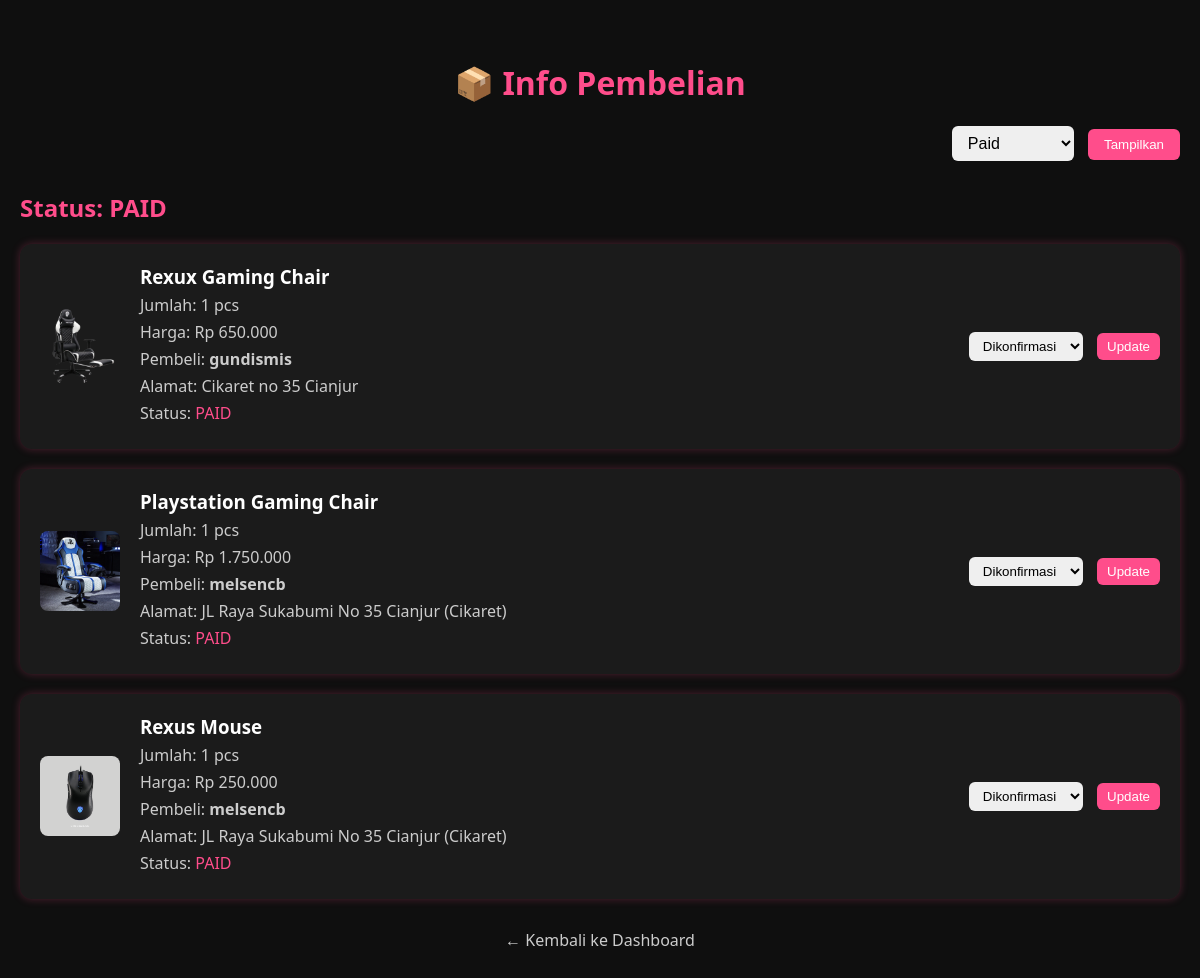
The page /info_pembelian.php (signed in) on the database its author committed.
### tables this page shows
CREATE TABLE `orders` (
  `id_order` int(11) NOT NULL,
  `id_user` int(11) NOT NULL,
  `total_price` decimal(12,2) NOT NULL,
  `status` enum('pending','paid','confirmed','shipped','accepted','completed','cancelled') DEFAULT 'pending',
  `created_at` timestamp NOT NULL DEFAULT current_timestamp()
);

CREATE TABLE `products` (
  `id_product` int(11) NOT NULL,
  `name` varchar(100) NOT NULL,
  `description` text DEFAULT NULL,
  `price` decimal(10,2) NOT NULL,
  `stock` int(11) DEFAULT 0,
  `image` varchar(255) DEFAULT NULL,
  `created_at` timestamp NOT NULL DEFAULT current_timestamp()
);

CREATE TABLE `order_details` (
  `id_order_detail` int(11) NOT NULL,
  `id_order` int(11) NOT NULL,
  `id_product` int(11) NOT NULL,
  `quantity` int(11) NOT NULL,
  `price` decimal(10,2) NOT NULL
);

CREATE TABLE `users` (
  `id_user` int(11) NOT NULL,
  `username` varchar(50) NOT NULL,
  `email` varchar(100) NOT NULL,
  `password` varchar(255) NOT NULL,
  `full_name` varchar(100) DEFAULT NULL,
  `phone` varchar(20) DEFAULT NULL,
  `address` text DEFAULT NULL,
  `role` enum('admin','customer') DEFAULT 'customer',
  `created_at` timestamp NOT NULL DEFAULT current_timestamp()
);

### info_pembelian.php (the view, shortened to what this page needs)
<?php
include 'koneksiDB.php';
$valid_statuses = ['pending', 'paid', 'confirmed', 'shipped', 'accepted', 'completed', 'cancelled'];
$filter_status = isset($_GET['status']) && in_array($_GET['status'], $valid_statuses)
    ? $_GET['status']
    : 'paid';
$stmt = $conn->prepare("
    SELECT o.id_order, o.status, u.username AS buyer_name, u.address, p.name AS product_name, p.image, od.quantity, od.price
    FROM orders o
    JOIN users u ON o.id_user = u.id_user
    JOIN order_details od ON o.id_order = od.id_order
    JOIN products p ON od.id_product = p.id_product
    WHERE o.status = ?
    ORDER BY o.id_order DESC
");
$stmt->bind_param("s", $filter_status);
$stmt->execute();
$result = $stmt->get_result();
$orders = [];
while ($row = $result->fetch_assoc()) {
    $orders[] = $row;
}
?>
<!DOCTYPE html>
<html lang="id">
<head>
</head>
<body>
    <h1>📦 Info Pembelian</h1>
    <div class="filter-form">
        <form method="GET" action="">
            <select name="status">
                <?php foreach ($valid_statuses as $status): ?>
                    <option value="<?= $status ?>" <?= $filter_status === $status ? 'selected' : '' ?>>
                        <?= ucfirst($status) ?>
                    </option>
                <?php endforeach; ?>
            </select>
            <button type="submit">Tampilkan</button>
        </form>
    </div>
    <h2>Status: <?= strtoupper($filter_status) ?></h2>
    <?php if (count($orders) > 0): ?>
        <?php foreach ($orders as $order): ?>
            <div class="order">
                <img src="uploads/<?= htmlspecialchars($order['image']) ?>" alt="<?= htmlspecialchars($order['product_name']) ?>">
                <div class="order-info">
                    <h3><?= htmlspecialchars($order['product_name']) ?></h3>
                    <p>Jumlah: <?= $order['quantity'] ?> pcs</p>
                    <p>Harga: Rp <?= number_format($order['price'], 0, ',', '.') ?></p>
                    <p>Pembeli: <strong><?= htmlspecialchars($order['buyer_name']) ?></strong></p>
                    <p>Alamat: <?= htmlspecialchars($order['address']) ?></p>
                    <p>Status: <span style="color: #ff4d8b"><?= strtoupper($order['status']) ?></span></p>
                </div>
                <form method="POST">
                    <select name="new_status">
                        <option value="confirmed">Dikonfirmasi</option>
                    </select>
                    <button type="submit" name="update_status">Update</button>
                </form>
            </div>
        <?php endforeach; ?>
    <?php else: ?>
        <p style="text-align: center; color: #ccc;">Belum ada pesanan dengan status ini.</p>
    <?php endif; ?>
    <div class="back-link">
        <a href="admin_dashboard.php">← Kembali ke Dashboard</a>
    </div>
</body>
</html>

### info_pembelian.php (style rules this page uses)
body { background-color: #0f0f0f; color: #fff; font-family: 'Segoe UI', sans-serif; padding: 40px 20px; max-width: 1200px; margin: auto; }
h1 { color: #ff4d8b; text-align: center; }
.filter-form { text-align: center; margin-bottom: 30px; }
.filter-form select { padding: 8px 12px; font-size: 16px; border-radius: 6px; border: none; margin-right: 10px; }
.filter-form button { background-color: #ff4d8b; color: white; padding: 8px 16px; border-radius: 6px; border: none; cursor: pointer; }
.order { background: #1b1b1b; padding: 20px; border-radius: 12px; margin-bottom: 20px; box-shadow: 0 0 8px #ff4d8b44; display: flex; align-items: center; }
.order img { width: 80px; height: 80px; object-fit: cover; border-radius: 8px; margin-right: 20px; }
.order-info { flex-grow: 1; }
.order-info h3 { margin: 0; color: #fff; }
.order-info p { margin: 5px 0; color: #ccc; }
form { text-align: right; }
select[name="new_status"], button[name="update_status"] { padding: 6px 10px; border-radius: 6px; border: none; margin-left: 10px; }
button[name="update_status"] { background-color: #ff4d8b; color: white; cursor: pointer; }
.back-link { text-align: center; margin-top: 30px; }
.back-link a { color: #ccc; text-decoration: none; }
h2 { margin-top: 30px; color: #ff4d8b; }

### rows shown on the page
orders: products.image (picture), products.name "Rexux Gaming Chair", order_details.quantity "1", order_details.price "650.000", id_user.username "gundismis", id_user.address "Cikaret no 35 Cianjur", status "PAID"
orders: products.image (picture), products.name "Playstation Gaming Chair", order_details.quantity "1", order_details.price "1.750.000", id_user.username "melsencb", id_user.address "JL Raya Sukabumi No 35 Cianjur (Cikaret)", status "PAID", products.name "Rexus Mouse", order_details.price "250.000"

### other values the page prints
$filter_status "PAID"
form field status "Paid"
